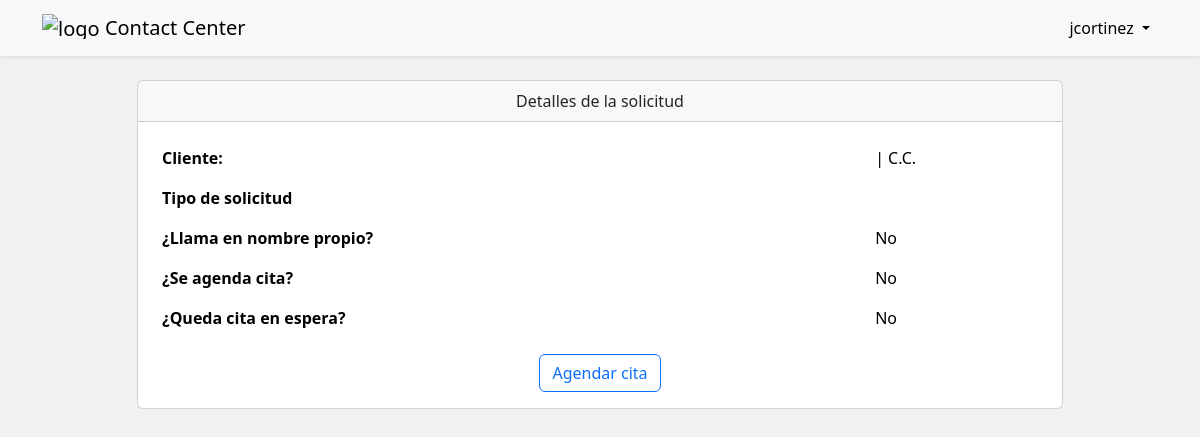
The app's page /vistaSolicitud/3 (signed in), older data.
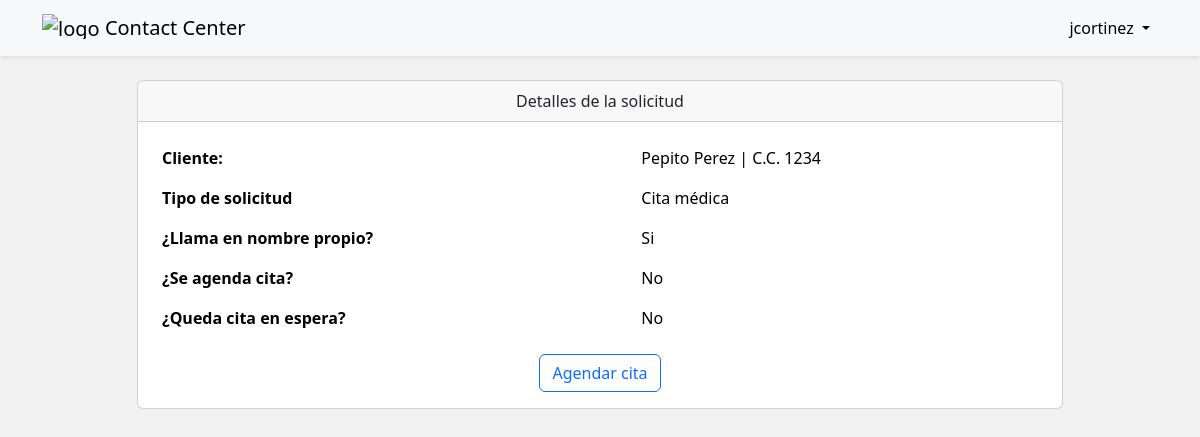
The same page, newer data.
### main/models.py (models this page shows, shortened)
class Solicitud(models.Model):
    tipoSolicitud = models.ForeignKey(TipoSolicitud, on_delete=models.CASCADE)
    llamaEnNombrePropio = models.BooleanField()
    seAgendaCita = models.BooleanField()
    quedaCitaEnEspera = models.BooleanField()
    cliente = models.ForeignKey(Cliente, on_delete=models.CASCADE, null=True)
    agente = models.ForeignKey(Agente, on_delete=models.CASCADE)

class Cliente(models.Model):
    documento = models.IntegerField()
    nombres = models.CharField(max_length=100)
    apellidos = models.CharField(max_length=100)
    correo = models.CharField(max_length=100)
    celular = models.IntegerField()

class TipoSolicitud(models.Model):
    nombre = models.CharField(max_length=100)

### main/views.py (the view)
# urls.py: path("vistaSolicitud/<int:id>", views.vistaSolicitud, name="vistaSolicitud"),
@login_required
def vistaSolicitud(request, id):
    solicitud = Solicitud.objects.filter(id=id).first()
    fecha_actual = datetime.now().strftime('%Y-%m-%d')
    especialidades = Especialidad.objects.all()
    sedes = Sede.objects.all()
    context =  {
        "solicitud":solicitud,
        "fecha_actual": fecha_actual,
        "especialidades":especialidades,
        "sedes":sedes
    }
    return render(request, 'vistaSolicitud.html', context)

### templates/vistaSolicitud.html (shortened to what this page needs)
{% extends 'base/base.html' %}
{% block main %}
    <div class="container">
        <div class="row">
            <div class="col offset-lg-1 col-lg-10">
                <div class="card">
                    <div class="card-header text-center">
                        Detalles de la solicitud
                    </div>
                    <div class="card-body">
                        <div class="table-responsive">
                            <table class="table table-borderless">
                                <tbody>
                                    <tr>
                                        <th>Cliente:</th>
                                        <td>{{solicitud.cliente.nombres}} {{solicitud.cliente.apellidos}} | C.C. {{solicitud.cliente.documento}}</td>
                                    </tr>
                                    <tr>
                                        <th>Tipo de solicitud</th>
                                        <td>{{solicitud.tipoSolicitud.nombre}}</td>
                                    </tr>
                                    <tr>
                                        <th>¿Llama en nombre propio?</th>
                                        <td>{% if solicitud.llamaEnNombrePropio %}Si{% else %}No{% endif %}</td>
                                    </tr>
                                    <tr>
                                        <th>¿Se agenda cita?</th>
                                        <td>{% if solicitud.seAgendaCita %}Si{% else %}No{% endif %}</td>
                                    </tr>
                                    <tr>
                                        <th>¿Queda cita en espera?</th>
                                        <td>{% if solicitud.quedaCitaEnEspera %}Si{% else %}No{% endif %}</td>
                                    </tr>
                                </tbody>
                            </table>
                        </div>
                        <div class="text-center">
                            <button type="button" class="btn btn-outline-primary" data-bs-toggle="modal" data-bs-target="#agendarCitaModal">
                                Agendar cita
                            </button>
                        </div>
                    </div>
                </div>
            </div>
        </div>
    </div>
{% endblock %}

Row changes from the older to the newer data that the page shows:
added Solicitud: cliente.nombres "Pepito", cliente.apellidos "Perez", cliente.documento "1234", tipoSolicitud.nombre "Cita médica"
Text that changed along with them:
text no longer shown: "No"
text now shown: "Si"
